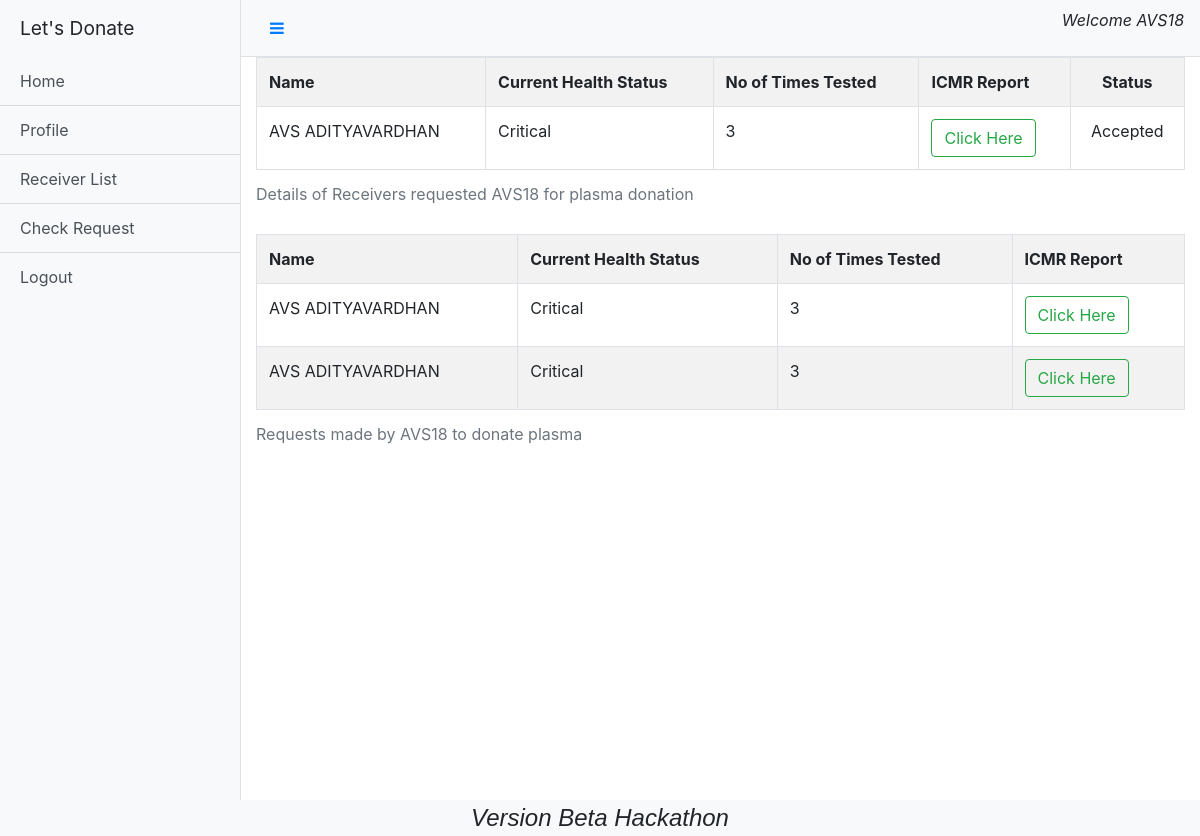
The app's page /displayContact (signed in) with its own data.
### base/models.py (models this page shows)
class User(AbstractUser):
    phone = models.BigIntegerField(null=True,blank=True)
    choices = (('Donor','Donor'),('Receiver','Receiver'))
    user_type = models.CharField(choices=choices,max_length=8,null=True,blank=True)
    verification_status = models.BooleanField(default=False)
    place = models.CharField(max_length=50,blank=True,null=True)

class PlasmaContact(models.Model):
    requested_by = models.ForeignKey(Profile,on_delete=models.CASCADE, related_name="requested_by")
    requested_to = models.ForeignKey(Profile,on_delete=models.CASCADE, related_name="requested_to")
    status = models.CharField(max_length=10,choices=(('Accepted','Accepted'),('Pending','Pending'),('Rejected','Rejected')),default="Pending")

class Profile(models.Model):
    person = models.ForeignKey(User,on_delete=models.CASCADE)
    blood_group = models.CharField(max_length=5,choices=(('O+','O+'),('O-','O-'),('A+','A+'),('A-','A-'),('B+','B+'),('B-','B-'),('AB+','AB+'),('AB-','AB-')))
    positive_date = models.DateField()
    negative_date = models.DateField(blank=True,null=True)
    vaccinated = models.CharField(max_length=5,blank=True,null=True,choices=(("Yes","Yes"),("No","No")))
    current_health_status=models.CharField(max_length=10,blank=True,null=True,choices=(("Normal","Normal"),("Average","Average"),("Critical","Critical")))
    no_of_times_tested = models.IntegerField(default=1)
    reports = models.FileField(upload_to='docs/')
    hospital_name = models.CharField(max_length=200)

### base/views.py (the view)
# urls.py: path('displayContact',views.displayContact,name="displayContact"),
def displayContact(request):
    requests_obtained = PlasmaContact.objects.filter(requested_to__person=request.user)
    requests_made = PlasmaContact.objects.filter(requested_by__person=request.user)
    return render(request,'displayContact.html',{'requests_obtained':requests_obtained,'requests_made':requests_made})

### templates/displayContact.html (shortened to what this page needs)
{%extends "dashboard.html"%}
{%block content%}
{%if request.user.user_type == "Donor"%}
<table class="table table-striped table-bordered table-hover">
    <caption>Details of Receivers requested {{request.user.username}} for plasma donation</caption>
    <tr>
        <th>Name</th>
        <th>Current Health Status</th>
        <th>No of Times Tested</th>
        <th>ICMR Report</th>
        <th colspan="2" style="text-align: center;">Status</th>
    </tr>
    {%for item in requests_obtained%}
    <tr>
        <td>{{item.requested_by.person.first_name}}</td>
        <td>{{item.requested_by.current_health_status}}</td>
        <td>{{item.requested_by.no_of_times_tested}}</td>
        <td><a href="{{item.requested_by.reports.url}}" target="_blank" class="btn btn-outline-success">Click Here</a></td>
        {%if item.requested_by.status == "Pending" %}
        <td><a href="/statusUpdate/{{item.id}}/Accepted" class="btn btn-primary">Accept</a></td>
        <td><a href="/statusUpdate/{{item.id}}/Rejected" class="btn btn-danger">Reject</a></td>
        {%else%}
        <td colspan="2" style="text-align: center;">{{item.status}}</td>
        {%endif%}
    </tr>
    {%endfor%}
</table>
<table class="table table-striped table-bordered table-hover">
    <caption>Requests made by {{request.user.username}} to donate plasma</caption>
    <tr>
        <th>Name</th>
        <th>Current Health Status</th>
        <th>No of Times Tested</th>
        <th>ICMR Report</th>
    </tr>
    {%for item in requests_made%}
    <tr>
        <td>{{item.requested_to.person.first_name}}</td>
        <td>{{item.requested_to.current_health_status}}</td>
        <td>{{item.requested_to.no_of_times_tested}}</td>
        <td><a href="{{item.requested_to.reports.url}}" target="_blank" class="btn btn-outline-success">Click Here</a></td>
    </tr>
    {%endfor%}
</table>
{%endif%}
{%endblock%}

### templates/dashboard.html (shortened to what this page needs)
{%load static%}
<!DOCTYPE html>
<html lang="en">
<head>
    <link rel="stylesheet" href="https://stackpath.bootstrapcdn.com/bootstrap/4.5.2/css/bootstrap.min.css">
    <link rel="stylesheet" href="https://cdnjs.cloudflare.com/ajax/libs/font-awesome/4.7.0/css/font-awesome.min.css">
    <link rel="stylesheet" href="{% static 'css/dashboard.css'%}">
    <link rel="stylesheet" href="{% static 'css/home.css' %}">
</head>
<body>
<div class="d-flex" id="wrapper">
    <div class="bg-light border-right" id="sidebar-wrapper">
      <div class="sidebar-heading">Let's Donate</div>
      <div class="list-group list-group-flush">
        <a href="#" class="list-group-item list-group-item-action bg-light">Home</a>
        <a href="/profile" class="list-group-item list-group-item-action bg-light">Profile</a>
        {%if request.user.user_type == "Donor"%}
        <a href="/display" class="list-group-item list-group-item-action bg-light">Receiver List</a>
        {%else%}
        <a href="/display" class="list-group-item list-group-item-action bg-light">Donor List</a>
        {%endif%}
        <a href="/displayContact" class="list-group-item list-group-item-action bg-light">Check Request</a>
        <a href="/logout" class="list-group-item list-group-item-action bg-light">Logout</a>
      </div>
    </div>
    <div id="page-content-wrapper">
      <nav class="navbar navbar-expand-lg navbar-light bg-light border-bottom">
        <button class="btn btn-link" id="menu-toggle"><i class="fa fa-bars" aria-hidden="true"></i></button>
        <p class="justify-content-end ml-auto" style="font-style: oblique;">Welcome {{request.user.username}}</p>
      </nav>
      <div class="container-fluid">
        {%block content%}
        {%endblock%}
      </div>
    </div>
  </div>
  <div class="footer obq bg-light text">
    Version Beta Hackathon
  </div>
</body>
</html>

### static/css/dashboard.css (style rules this page uses)
#wrapper { overflow-x: hidden; }
#sidebar-wrapper { min-height: 100vh; margin-left: -15rem; -webkit-transition: margin .25s ease-out; -moz-transition: margin .25s ease-out; -o-transition: margin .25s ease-out; transition: margin .25s ease-out; }
.footer { left: 0; bottom: 0; width: 100%; text-align: center; }
#sidebar-wrapper .sidebar-heading { padding: 0.875rem 1.25rem; font-size: 1.2rem; }
#sidebar-wrapper .list-group { width: 15rem; }
#page-content-wrapper { min-width: 100vw; }
@media (min-width: 768px) { #sidebar-wrapper { margin-left: 0; } }
@media (min-width: 768px) { #page-content-wrapper { min-width: 0; width: 100%; } }
.obq { font-style: oblique; font-size: 1.5em; text-align:center; }

### static/css/home.css (style rules this page uses)
.text { font-family: "Comic Sans MS", sans-serif; }
.footer { text-align: center; }

### records on screen
User: user.username "AVS18"
PlasmaContact: requested_by.person.first_name "AVS ADITYAVARDHAN", requested_by.current_health_status "Critical", requested_by.no_of_times_tested "3", status "Accepted"
PlasmaContact: requested_to.person.first_name "AVS ADITYAVARDHAN", requested_to.current_health_status "Critical", requested_to.no_of_times_tested "3"
PlasmaContact: requested_to.person.first_name "AVS ADITYAVARDHAN", requested_to.current_health_status "Critical", requested_to.no_of_times_tested "3"
